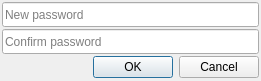
<?xml version="1.0" encoding="UTF-8"?>
<ui version="4.0">
 <class>NewPasswordDialog</class>
 <widget class="QDialog" name="NewPasswordDialog">
  <property name="geometry">
   <rect>
    <x>0</x>
    <y>0</y>
    <width>261</width>
    <height>81</height>
   </rect>
  </property>
  <property name="sizePolicy">
   <sizepolicy hsizetype="Preferred" vsizetype="Fixed">
    <horstretch>0</horstretch>
    <verstretch>0</verstretch>
   </sizepolicy>
  </property>
  <property name="maximumSize">
   <size>
    <width>300</width>
    <height>81</height>
   </size>
  </property>
  <property name="windowTitle">
   <string>Specify new password</string>
  </property>
  <layout class="QGridLayout" name="gridLayout">
   <property name="leftMargin">
    <number>2</number>
   </property>
   <property name="topMargin">
    <number>2</number>
   </property>
   <property name="rightMargin">
    <number>2</number>
   </property>
   <property name="bottomMargin">
    <number>2</number>
   </property>
   <property name="spacing">
    <number>2</number>
   </property>
   <item row="0" column="0">
    <widget class="QLineEdit" name="lePassword">
     <property name="minimumSize">
      <size>
       <width>0</width>
       <height>25</height>
      </size>
     </property>
     <property name="maximumSize">
      <size>
       <width>16777215</width>
       <height>25</height>
      </size>
     </property>
     <property name="text">
      <string/>
     </property>
     <property name="echoMode">
      <enum>QLineEdit::PasswordEchoOnEdit</enum>
     </property>
     <property name="placeholderText">
      <string>New password</string>
     </property>
    </widget>
   </item>
   <item row="1" column="0">
    <widget class="QLineEdit" name="lePasswordVerify">
     <property name="minimumSize">
      <size>
       <width>0</width>
       <height>25</height>
      </size>
     </property>
     <property name="maximumSize">
      <size>
       <width>16777215</width>
       <height>25</height>
      </size>
     </property>
     <property name="text">
      <string/>
     </property>
     <property name="echoMode">
      <enum>QLineEdit::PasswordEchoOnEdit</enum>
     </property>
     <property name="placeholderText">
      <string>Confirm password</string>
     </property>
    </widget>
   </item>
   <item row="2" column="0">
    <widget class="QDialogButtonBox" name="buttonBox">
     <property name="orientation">
      <enum>Qt::Horizontal</enum>
     </property>
     <property name="standardButtons">
      <set>QDialogButtonBox::Cancel|QDialogButtonBox::Ok</set>
     </property>
    </widget>
   </item>
  </layout>
 </widget>
 <resources/>
 <connections>
  <connection>
   <sender>buttonBox</sender>
   <signal>accepted()</signal>
   <receiver>NewPasswordDialog</receiver>
   <slot>accept()</slot>
   <hints>
    <hint type="sourcelabel">
     <x>248</x>
     <y>254</y>
    </hint>
    <hint type="destinationlabel">
     <x>157</x>
     <y>274</y>
    </hint>
   </hints>
  </connection>
  <connection>
   <sender>buttonBox</sender>
   <signal>rejected()</signal>
   <receiver>NewPasswordDialog</receiver>
   <slot>reject()</slot>
   <hints>
    <hint type="sourcelabel">
     <x>316</x>
     <y>260</y>
    </hint>
    <hint type="destinationlabel">
     <x>286</x>
     <y>274</y>
    </hint>
   </hints>
  </connection>
 </connections>
</ui>
